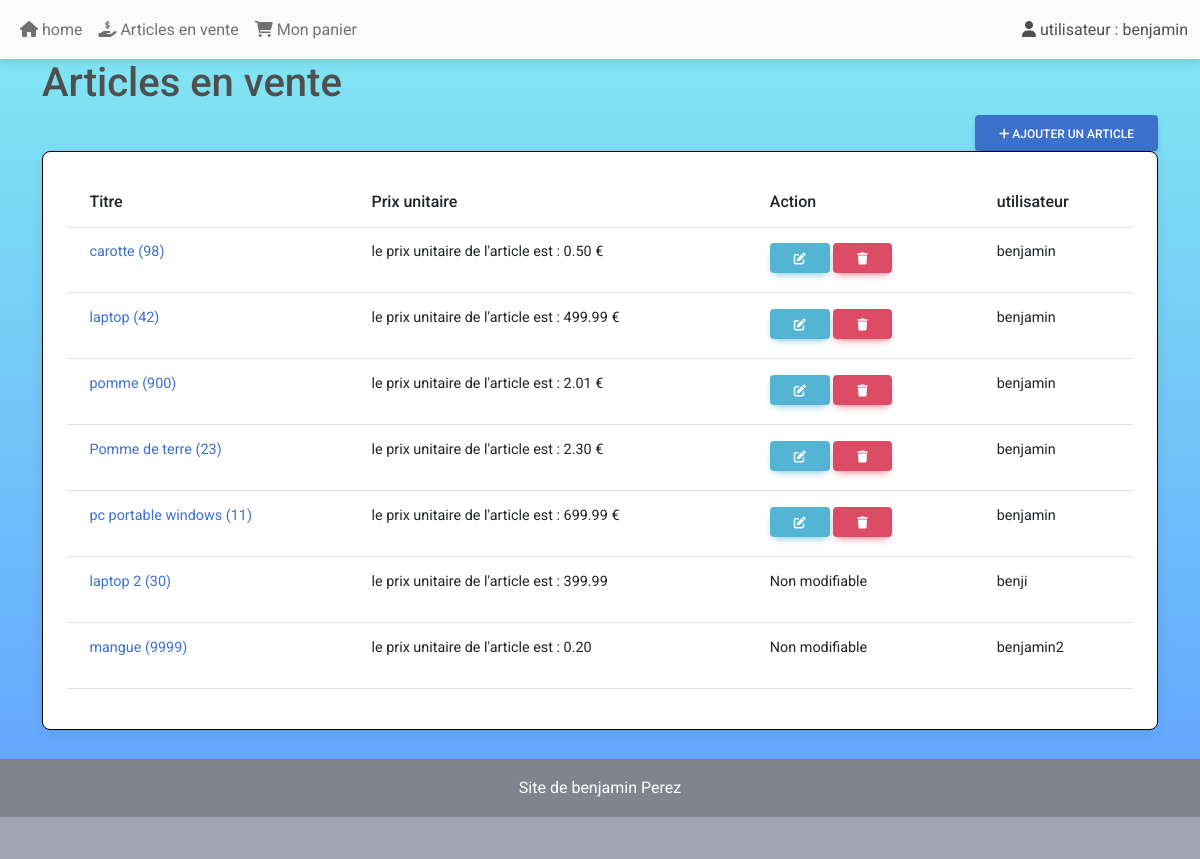
The page /myadmin/my_articles/ (signed in) on the database its author committed.
### gestion/models.py (models this page shows, shortened)
class Article(models.Model):
    user=models.ForeignKey(User, on_delete=models.CASCADE,null=True)
    title=models.CharField(max_length=50)
    description=models.TextField()
    image=models.ImageField(upload_to='media',null=True,blank=True)
    created_at=models.DateTimeField(auto_now_add=True)
    updated_at=models.DateTimeField(auto_now=True)
    category=models.ForeignKey(Category,on_delete=models.CASCADE)
    prix = models.DecimalField(max_digits=10, decimal_places=2)
    quantité=models.IntegerField(default=0,null=False,validators=[MinValueValidator(0)])

### app_admin/views.py (the view)
# urls.py: path('my_articles/',user_articles,name='my-articles'),
def user_articles(request):
    if not request.user.is_authenticated:
        return redirect('home')
    else:
        liste_articles=Article.objects.filter(user=request.user)
        liste_notarticles=Article.objects.exclude(user=request.user)
        return render(request,'my_articles.html',{'liste_articles':liste_articles,'liste_not_articles':liste_notarticles})

### app_admin/templates/my_articles.html (shortened to what this page needs)
{% extends 'partials/base.html' %}
{% block content %}
<div class="container">
    <div class="row" >
        <div class="col-md-12">
            <h1>Articles en vente</h1>
        </div>
        <div class="col-md-12">
            <a href="{% url 'ajouter-article' %}" class="btn btn-primary " style="float: right;"><i class="fas fa-plus"></i> Ajouter un article</a>
        </div>
        <div class="col-md-12">
            {% if liste_articles or liste_not_articles %}
            <div class="card">
                <div class="card-body">
                    <table class="table table-hover">
                        <thead>
                            <tr class="h6">
                                <th>
                                    Titre
                                </th>
                                <th>
                                    Prix unitaire
                                </th>
                                <th>
                                    Action
                                </th>
                                <th>
                                    utilisateur
                                </th>
                            </tr>
                        </thead>
                        <tbody>
                            <tr>
                                {% for articles in liste_articles %}
                                <tr>
                                    <td><a href="{% url 'detail' articles.id %}" >{{articles.title}} ({{articles.quantité}}) </a></td>
                                    <td>
                                        <p>le prix unitaire de l'article est : {{articles.prix}} €</p>
                                    </td>
                                    <td>
                                        <a href="{% url 'update-article' articles.id %}" class="btn btn-info"><i class="fas fa-edit"></i></a>
                                        <a href="{% url 'delete-article' articles.id %}" class="btn btn-danger"><i class="fas fa-trash"></i></a>
                                    </td>
                                    <td>
                                        {{user}}
                                    </td>
                                </tr>
                                {% endfor %}
                                {% for article in liste_not_articles %}
                                <tr>
                                    <td><a href="{% url 'detail' article.id %}" >{{article.title}}  ({{article.quantité}})</a></td>
                                    <td>
                                       <p>le prix unitaire de l'article est : {{article.prix}}</p>
                                    </td>
                                    <td>
                                        <p>Non modifiable</p>
                                    </td>
                                    <td>
                                        {{article.user}}
                                    </td>
                                </tr>
                                {% endfor %}
                            </tr>
                        </tbody>
                    </table>
                </div>
            </div>
            {% else %}
            <h3>Il n'y a actuellement aucun article en vente sur notre site.</h3>
            {% endif %}
        </div>
    </div>
</div>
{% endblock %}

### app_admin/templates/nav_admin.html (shortened to what this page needs)
<nav class="navbar navbar-expand-lg navbar-light bg-light">
    <div class="container-fluid">
      <div class="collapse navbar-collapse" id="navbarSupportedContent">
        <ul class="navbar-nav me-auto mb-2 mb-lg-0">
          <li class="nav-item">
            <a class="nav-link" href="{% url 'home' %}"><i class="fa fa-home"></i>  home</a>
          </li>
          <li class="nav-item">
            <a class="nav-link" href="{% url 'my-articles' %}"><i class="fa-solid fa-hand-holding-dollar"></i>  Articles en vente</a>
          </li>
          <li class="nav-item">
            <a class="nav-link" href="{% url 'panier' %}"><i class="fa-solid fa-cart-shopping"></i>  Mon panier</a>
          </li>
        </ul>
      </div>
      <div class="d-flex align-items-center">
        {% if user.is_authenticated %}
          <li class="nav-link">
            <span class="nav-link"><i class="fa-solid fa-user"></i>  utilisateur  :  {{user.username}} </span>
           </li>
           {% endif %}
        </div>
      </div>
  </nav>

### static/app_admin.css (style rules this page uses)
body { background: linear-gradient(#83EAF1,#63A4FF) !important; }
.card { border: solid 1px black !important; }

### rows shown on the page
Article: title "carotte", quantité "98", prix "0.50"
Article: title "laptop", quantité "42", prix "499.99"
Article: title "pomme", quantité "900", prix "2.01"
Article: title "Pomme de terre", quantité "23", prix "2.30"
Article: title "pc portable windows", quantité "11", prix "699.99"
Article: title "laptop 2", quantité "30", prix "399.99", user "benji"
Article: title "mangue", quantité "9999", prix "0.20", user "benjamin2"

### other values the page prints
{{ user.username }} "benjamin"
{{ user }} "benjamin"
